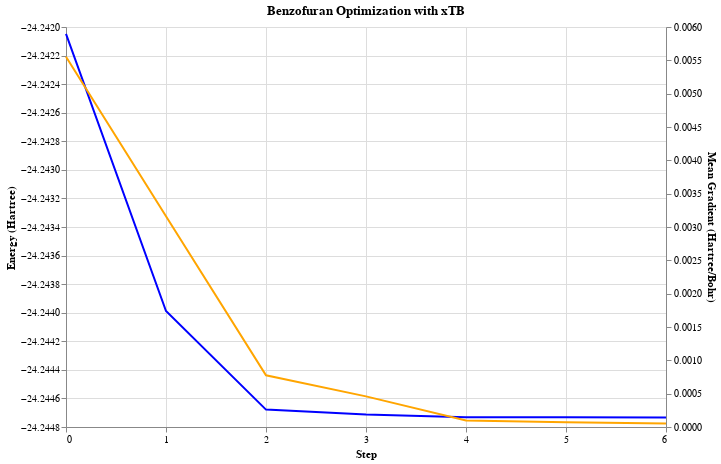

This figure's notebook cell:
### Code cell
import altair as alt
import polars as pl

df = pl.DataFrame(
    {
        "step": np.arange(len(trajectory)),
        "energy": np.asarray([energy for energy, _, _ in trajectory]),
        "gradient": np.asarray([np.abs(gradient).mean() for _, gradient, _ in trajectory]),
    }
)

base = alt.Chart(df).encode(
    x=alt.X("step", axis=alt.Axis(tickCount=len(df)), title="Step"),
)

gradient_line = base.mark_line(color="orange").encode(
    y=alt.Y("gradient", title="Mean Gradient (Hartree/Bohr)", scale=alt.Scale(zero=False)),
)
energy_line = base.mark_line(color="blue").encode(
    y=alt.Y("energy", title="Energy (Hartree)", scale=alt.Scale(zero=False)),
)
alt.layer(energy_line, gradient_line).resolve_scale(y="independent").properties(
    title="Benzofuran Optimization with xTB",
    width=600,
    height=400,
)

### Figure 1 — Vega-Lite specification as saved in the notebook (floating-point values rounded to 4 significant figures)
{"config": {"view": {"continuousWidth": 300, "continuousHeight": 300}}, "layer": [{"mark": {"type": "line", "color": "blue"}, "encoding": {"x": {"axis": {"tickCount": 7}, "field": "step", "title": "Step", "type": "quantitative"}, "y": {"field": "energy", "scale": {"zero": false}, "title": "Energy (Hartree)", "type": "quantitative"}}}, {"mark": {"type": "line", "color": "orange"}, "encoding": {"x": {"axis": {"tickCount": 7}, "field": "step", "title": "Step", "type": "quantitative"}, "y": {"field": "gradient", "scale": {"zero": false}, "title": "Mean Gradient (Hartree/Bohr)", "type": "quantitative"}}}], "data": {"name": "data-923fa8dfab3f92d5e3c081c334e213cc"}, "height": 400, "resolve": {"scale": {"y": "independent"}}, "title": "Benzofuran Optimization with xTB", "width": 600, "$schema": "https://vega.github.io/schema/vega-lite/v5.20.1.json", "datasets": {"data-923fa8dfab3f92d5e3c081c334e213cc": [{"step": 0, "energy": -24.24, "gradient": 0.005554}, {"step": 1, "energy": -24.24, "gradient": 0.003161}, {"step": 2, "energy": -24.24, "gradient": 0.0007752}, {"step": 3, "energy": -24.24, "gradient": 0.0004594}, {"step": 4, "energy": -24.24, "gradient": 9.797e-05}, {"step": 5, "energy": -24.24, "gradient": 7.143e-05}, {"step": 6, "energy": -24.24, "gradient": 5.074e-05}]}}
